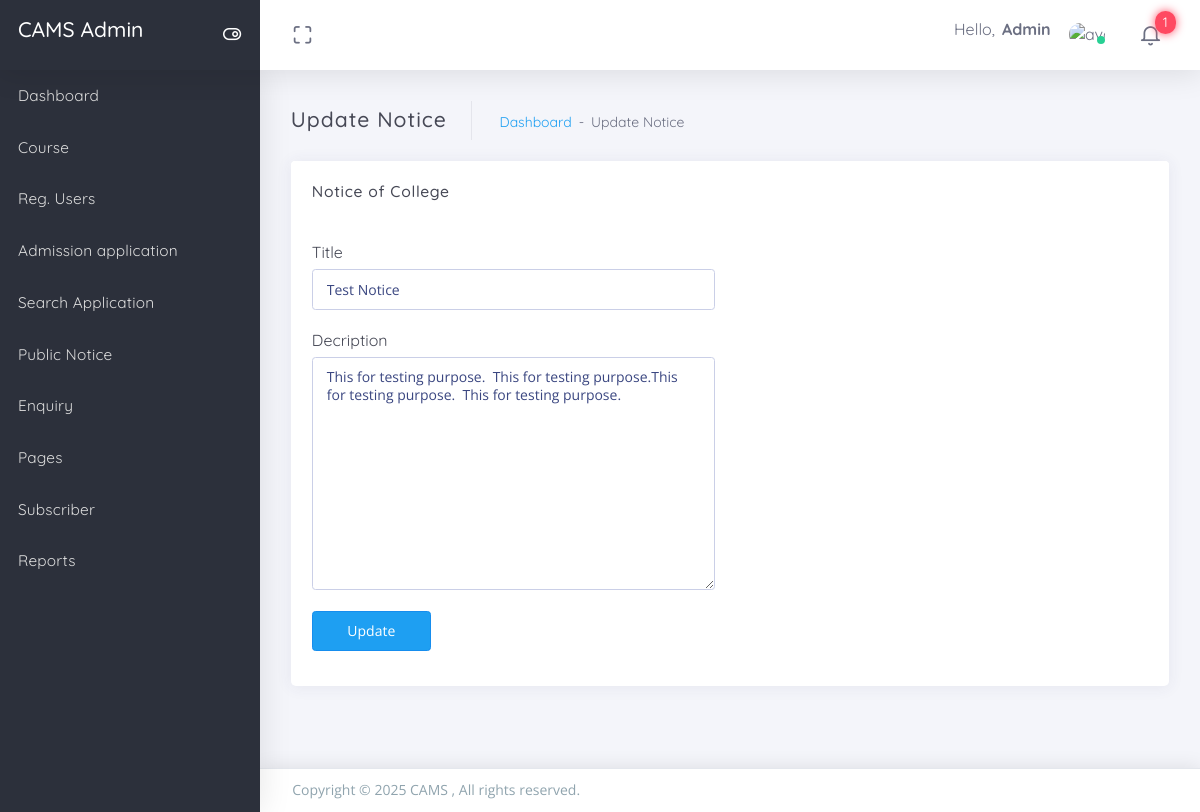
Screenshot of /uams/admin/edit-notice.php?notid=1 (signed in) with the database file from the repository.
### tables this page shows
CREATE TABLE `tblnotice` (
  `ID` int(11) NOT NULL,
  `Title` varchar(250) DEFAULT NULL,
  `Decription` varchar(350) DEFAULT NULL,
  `CreationDate` timestamp NULL DEFAULT current_timestamp()
);

### uams/admin/edit-notice.php (the view, shortened to what this page needs)
<?php
include('includes/dbconnection.php');
if (strlen($_SESSION['aid']==0)) {
  header('location:logout.php');
  } else{
  ?>
  <!DOCTYPE html>
<html class="loading" lang="en" data-textdirection="ltr">
<head>
  <link href="https://maxcdn.icons8.com/fonts/line-awesome/1.1/css/line-awesome.min.css"
  rel="stylesheet">
</head>
<body class="vertical-layout vertical-menu-modern 2-columns   menu-expanded fixed-navbar"
data-open="click" data-menu="vertical-menu-modern" data-col="2-columns">
<?php include('includes/header.php');?>
<?php include('includes/leftbar.php');?>
  <div class="app-content content">
    <div class="content-wrapper">
      <div class="content-header row">
        <div class="content-header-left col-md-6 col-12 mb-2 breadcrumb-new">
          <h3 class="content-header-title mb-0 d-inline-block">
           Update Notice
          </h3>
          <div class="row breadcrumbs-top d-inline-block">
            <div class="breadcrumb-wrapper col-12">
              <ol class="breadcrumb">
               <li class="breadcrumb-item"><a href="dashboard.php">Dashboard</a>
                </li>
                <li class="breadcrumb-item active">Update Notice
                </li>
              </ol>
            </div>
          </div>
        </div>
      </div>
      <div class="content-body">
<form name="course" method="post" >
        <section class="formatter" id="formatter">
          <div class="row">
            <div class="col-12">
              <div class="card">
                <div class="card-header">
                  <h4 class="card-title">Notice of College</h4>
                </div>
                <div class="card-content">
   <?php
 $noticeid=$_GET['notid'];
$ret=mysqli_query($con,"select * from tblnotice where ID='$noticeid'");
while ($row=mysqli_fetch_array($ret)) {
?>               <div class="card-body">
  <div class="row">
                      <div class="col-xl-6 col-lg-12">
                        <fieldset>
                          <h5>Title
                          </h5>
                          <div class="form-group">
  <input class="form-control white_bg" id="title" type="text" name="title" required value="<?php echo $row['Title'];?>">
                          </div>
                        </fieldset>
                         <fieldset>
                          <h5>Decription
                          </h5>
                          <div class="form-group">
  <textarea name="decription" rows="12" class="form-control" cols="19" required="true" ><?php echo $row['Decription'];?></textarea>
                          </div>
                        </fieldset>
                      </div>
                    </div>
<?php } ?>
<div class="row">
<div class="col-xl-6 col-lg-12">
<button type="submit" name="submit" class="btn btn-info btn-min-width mr-1 mb-1">Update</button>
</div>
</div>
 </div>
                </div>
              </div>
            </div>
          </div>
        </section>
      </form>
      </div>
    </div>
  </div>
<?php include('includes/footer.php');?>
</body>
</html>
<?php }  ?>

### uams/admin/includes/header.php (shortened to what this page needs)
  <link rel="stylesheet" type="text/css" href="../app-assets/css/vendors.css">
  <link rel="stylesheet" type="text/css" href="../app-assets/css/app.css">
  <link rel="stylesheet" type="text/css" href="../app-assets/css/core/menu/menu-types/vertical-menu-modern.css">
  <link rel="stylesheet" type="text/css" href="../app-assets/css/core/colors/palette-gradient.css">
  <link rel="stylesheet" type="text/css" href="../app-assets/css/plugins/forms/extended/form-extended.css">
<nav class="header-navbar navbar-expand-md navbar navbar-with-menu navbar-without-dd-arrow fixed-top navbar-semi-dark navbar-shadow">
    <div class="navbar-wrapper">
      <div class="navbar-header">
        <ul class="nav navbar-nav flex-row">
          <li class="nav-item mr-auto">
            <a class="navbar-brand" href="dashboard.php">
              <h3 class="brand-text">CAMS Admin</h3>
            </a>
          </li>
          <li class="nav-item d-none d-md-block float-right"><a class="nav-link modern-nav-toggle pr-0" data-toggle="collapse"><i class="toggle-icon ft-toggle-right font-medium-3 white" data-ticon="ft-toggle-right"></i></a></li>
        </ul>
      </div>
      <div class="navbar-container content">
        <div class="collapse navbar-collapse" id="navbar-mobile">
          <ul class="nav navbar-nav mr-auto float-left">
            <li class="nav-item d-none d-md-block"><a class="nav-link nav-link-expand" href="#"><i class="ficon ft-maximize"></i></a></li>
          </ul>
          <ul class="nav navbar-nav float-right">
            <li class="dropdown dropdown-user nav-item">
              <a class="dropdown-toggle nav-link dropdown-user-link" href="#" data-toggle="dropdown">
                <span class="mr-1">Hello,
                  <?php
$admid=$_SESSION['aid'];
$ret=mysqli_query($con,"select AdminName from tbladmin where ID='$admid'");
$row=mysqli_fetch_array($ret);
$name=$row['AdminName'];
?>
                  <span class="user-name text-bold-700" ><?php echo $name; ?></span>
                </span>
                <span class="avatar avatar-online">
                  <img src="app-assets/images/user.png" alt="avatar"><i></i></span>
              </a>
            </li>
<?php $qury=mysqli_query($con,"SELECT  tbladmapplications.ID as appid,tbluser.FirstName,tbladmapplications.CourseApplieddate from tbladmapplications join tbluser on tbluser.ID=tbladmapplications.UserId where tbladmapplications.AdminStatus is null");
$num=mysqli_num_rows($qury);
?>
 <li class="dropdown dropdown-notification nav-item">
              <a class="nav-link nav-link-label" href="#" data-toggle="dropdown"><i class="ficon ft-bell"></i>
                <span class="badge badge-pill badge-default badge-danger badge-default badge-up badge-glow">
                  <?php echo $num;?></span>
              </a>
            </li>
          </ul>
        </div>
      </div>
    </div>
  </nav>

### uams/app-assets/css/core/menu/menu-types/vertical-menu-modern.css (style rules this page uses)
body.vertical-layout.vertical-menu-modern .navbar .navbar-brand { white-space: nowrap; }
body.vertical-layout.vertical-menu-modern.menu-expanded .navbar .navbar-header { float: left; width: 260px; }
body.vertical-layout.vertical-menu-modern.menu-expanded .navbar .navbar-container { margin-left: 260px; }
body.vertical-layout.vertical-menu-modern.menu-expanded .navbar .navbar-brand .brand-text { animation: 0.3s cubic-bezier(0.25, 0.8, 0.25, 1) 0s normal forwards 1 fadein; }
body.vertical-layout.vertical-menu-modern.menu-expanded .content, body.vertical-layout.vertical-menu-modern.menu-expanded .footer { margin-left: 260px; }

### rows the page displays
tblnotice: title "Test Notice", decription "This for testing purpose. This for testing purpose.This for testing purpose. This for testing purpose."

### other values shown
$name "Admin"
$num "1"
